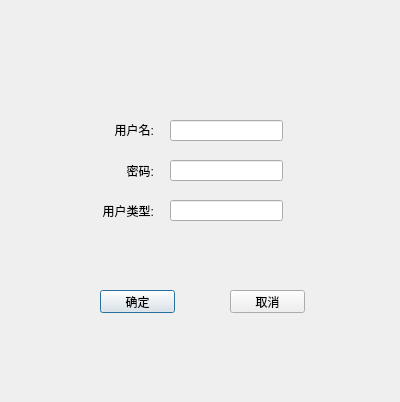
<?xml version="1.0" encoding="UTF-8"?>
<ui version="4.0">
 <class>AddUserWindow</class>
 <widget class="QDialog" name="AddUserWindow">
  <property name="geometry">
   <rect>
    <x>0</x>
    <y>0</y>
    <width>400</width>
    <height>402</height>
   </rect>
  </property>
  <property name="minimumSize">
   <size>
    <width>400</width>
    <height>402</height>
   </size>
  </property>
  <property name="maximumSize">
   <size>
    <width>400</width>
    <height>402</height>
   </size>
  </property>
  <property name="windowTitle">
   <string>AddUserWindow</string>
  </property>
  <widget class="QLabel" name="label">
   <property name="geometry">
    <rect>
     <x>83</x>
     <y>120</y>
     <width>71</width>
     <height>20</height>
    </rect>
   </property>
   <property name="text">
    <string>用户名:</string>
   </property>
   <property name="alignment">
    <set>Qt::AlignRight|Qt::AlignTrailing|Qt::AlignVCenter</set>
   </property>
  </widget>
  <widget class="QLabel" name="label_2">
   <property name="geometry">
    <rect>
     <x>53</x>
     <y>160</y>
     <width>101</width>
     <height>21</height>
    </rect>
   </property>
   <property name="text">
    <string>密码:</string>
   </property>
   <property name="alignment">
    <set>Qt::AlignRight|Qt::AlignTrailing|Qt::AlignVCenter</set>
   </property>
  </widget>
  <widget class="QLabel" name="label_3">
   <property name="geometry">
    <rect>
     <x>63</x>
     <y>200</y>
     <width>91</width>
     <height>21</height>
    </rect>
   </property>
   <property name="text">
    <string>用户类型:</string>
   </property>
   <property name="alignment">
    <set>Qt::AlignRight|Qt::AlignTrailing|Qt::AlignVCenter</set>
   </property>
  </widget>
  <widget class="QLineEdit" name="UserName">
   <property name="geometry">
    <rect>
     <x>170</x>
     <y>120</y>
     <width>113</width>
     <height>21</height>
    </rect>
   </property>
  </widget>
  <widget class="QLineEdit" name="PassWord">
   <property name="geometry">
    <rect>
     <x>170</x>
     <y>160</y>
     <width>113</width>
     <height>21</height>
    </rect>
   </property>
  </widget>
  <widget class="QLineEdit" name="UserType">
   <property name="geometry">
    <rect>
     <x>170</x>
     <y>200</y>
     <width>113</width>
     <height>21</height>
    </rect>
   </property>
  </widget>
  <widget class="QPushButton" name="ConfirmButton">
   <property name="geometry">
    <rect>
     <x>100</x>
     <y>290</y>
     <width>75</width>
     <height>23</height>
    </rect>
   </property>
   <property name="text">
    <string>确定</string>
   </property>
  </widget>
  <widget class="QPushButton" name="CancelButton">
   <property name="geometry">
    <rect>
     <x>230</x>
     <y>290</y>
     <width>75</width>
     <height>23</height>
    </rect>
   </property>
   <property name="text">
    <string>取消</string>
   </property>
  </widget>
 </widget>
 <layoutdefault spacing="6" margin="11"/>
 <resources/>
 <connections/>
</ui>
